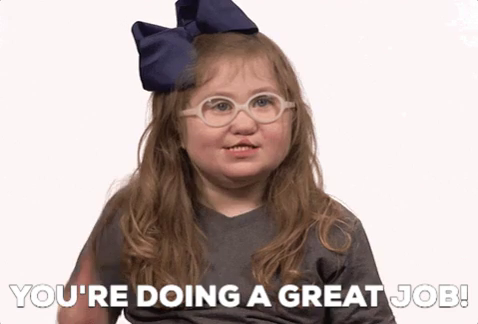
#> input picture frame 2 of body part detection/video.avi, 478 x 324 px
$ python 'face detection.py'
#> lines starting #> are read from the running program, lines starting #| are printed output that depends on the picture; after the words box and inside, x2 and y2 are one past the last pixel; in counts of white or black regions, pixels touching at a corner belong together
import cv2
fc = cv2.CascadeClassifier('haarcascade_frontalface_default.xml')
cap = cv2.VideoCapture('video.avi')#0,cv2.CAP_DSHOW)

while True:
	ret, img = cap.read()
#> img is the input picture: shape (324, 478, 3); mean B, G, R 172.4, 175.8, 190.4
	gray = cv2.cvtColor(img, cv2.COLOR_BGR2GRAY)
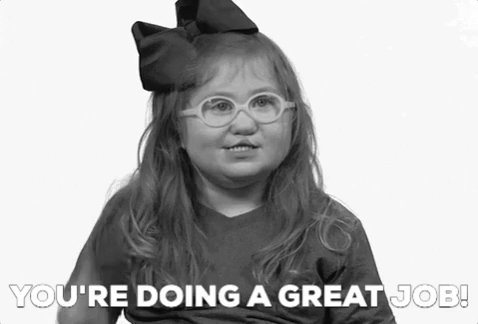
#> gray: shape (324, 478); min 2, max 255, mean 179.7
	face = fc.detectMultiScale(gray, 1.1, 4)
#> face = [[178, 56, 122, 122]]

	for (x1, y1, x2, y2) in face:
		cv2.rectangle(img, (x1, y1), (x1+x2, y1+y2), (0, 255, 255), 3)
#> this loop made 1 pass
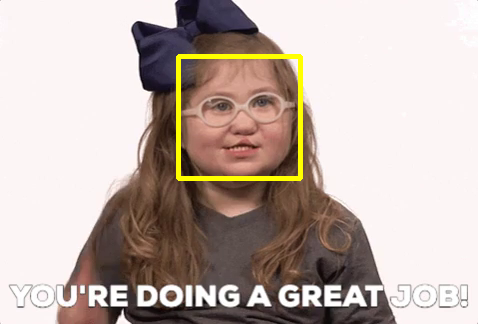
#> img: shape (324, 478, 3); 1.57% of pixels changed, all inside (x1, y1, x2, y2) = (176, 54, 303, 181)
	cv2.imshow('img', img)
	if cv2.waitKey(1) & 0XFF == ord('q'):
#> (key q is pressed here)
		break
cap.release()
cv2.destroyAllWindows()

$ run again, starting later in the video
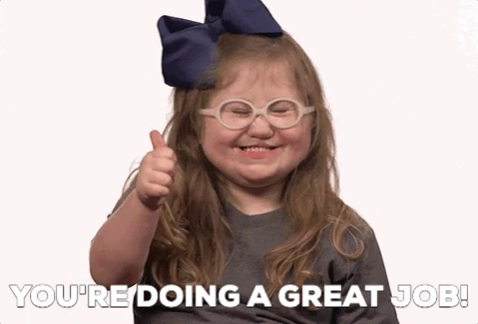
#> input picture frame 11 of body part detection/video.avi, 478 x 324 px
#> img is the input picture: shape (324, 478, 3); mean B, G, R 174.2, 177.2, 192.5
#> `gray = cv2.cvtColor(img, cv2.COLOR_BGR2GRAY)`:
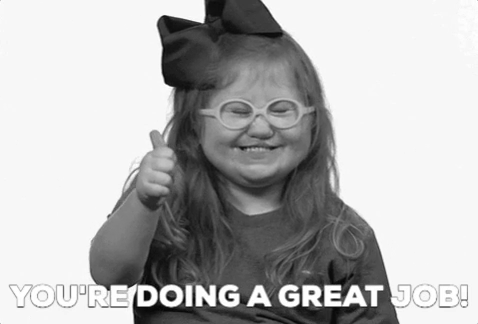
#> gray: shape (324, 478); min 1, max 255, mean 181.4
#> face = [[199, 61, 119, 119]]
#> the loop `for (x1, y1, x2, y2) in face:` made 1 pass
#> after the loop `for (x1, y1, x2, y2) in face:`:
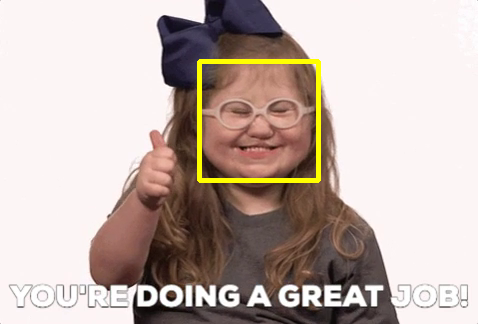
#> img: shape (324, 478, 3); 1.53% of pixels changed, all inside (x1, y1, x2, y2) = (197, 59, 321, 183)

$ run again, starting later in the video
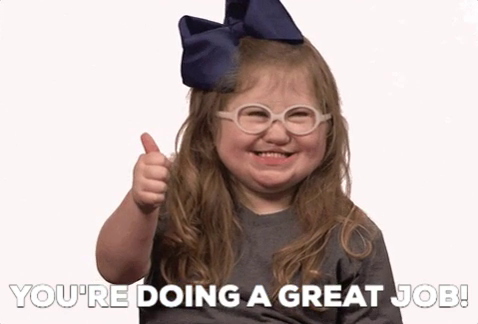
#> input picture frame 20 of body part detection/video.avi, 478 x 324 px
#> img is the input picture: shape (324, 478, 3); mean B, G, R 173.2, 176.2, 191.1
#> `gray = cv2.cvtColor(img, cv2.COLOR_BGR2GRAY)`:
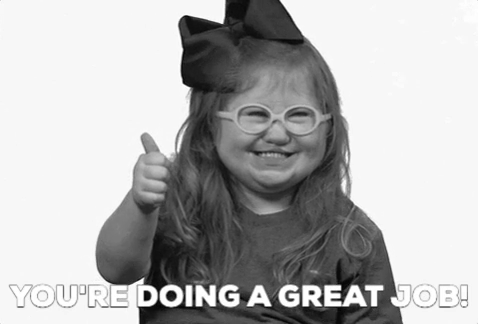
#> gray: shape (324, 478); min 1, max 255, mean 180.2
#> face = [[215, 66, 119, 119]]
#> the loop `for (x1, y1, x2, y2) in face:` made 1 pass
#> after the loop `for (x1, y1, x2, y2) in face:`:
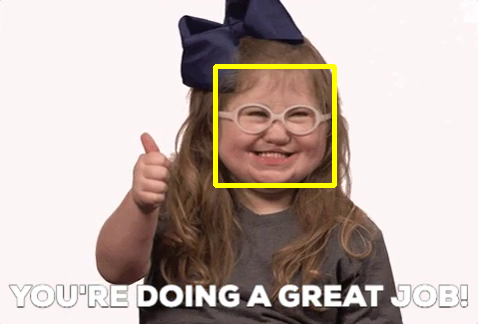
#> img: shape (324, 478, 3); 1.53% of pixels changed, all inside (x1, y1, x2, y2) = (213, 64, 337, 188)
